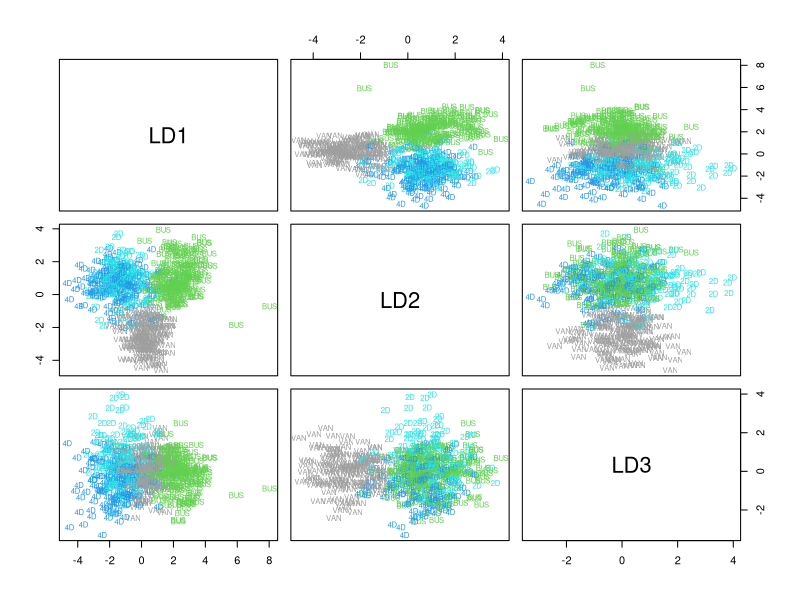

Source code (R):
## ---- chunk 1
knitr::opts_chunk$set(echo = TRUE)
## ---- chunk 2
vehdata <- read.csv("vehicle.csv")
summary(vehdata)
## ---- chunk 3
vehdata$class = factor(vehdata$class, labels=c('2D', '4D', 'BUS', 'VAN'))
summary(vehdata$class)
## ---- chunk 4
cor(vehdata[,1:18])
## ---- chunk 5

set.seed(46685326, kind = "Mersenne-Twister")
perm <- sample(x = nrow(vehdata))
set1 <- vehdata[which(perm <= 3*nrow(vehdata)/4), ]
set2 <- vehdata[which(perm > 3*nrow(vehdata)/4), ]
head(set1)
head(set2)
## ---- chunk 6
library(FNN)

### Split up the predictor variables from the class labels.
X.train.raw = set1[, -19]
X.valid.raw = set2[, -19]
Y.train = set1[, 19]
Y.valid = set2[, 19]


### KNN is based on distances. If variables are measured on different
### scales, we can change which points are neighbours by measuring
### in different units.
### a function we can use to rescale the columns of
### a data frame to have mean 0 and SD 1. We can also use it to rescale
### a data frame based on the means and SDs of another (this is useful
### for scaling the validation set to match the training set).

### Rescale x1 using the means and SDs of x2
scale.1 <- function(x1, x2) {
  for (col in 1:ncol(x1)) {
    a <- mean(x2[, col])
    b <- sd(x2[, col])
    x1[, col] <- (x1[, col] - a) / b
  }
  x1
}

### Rescale our training and validation sets
X.train <- scale.1(X.train.raw, X.train.raw)
X.valid <- scale.1(X.valid.raw, X.train.raw) # Watch the order


### Now we can fit a KNN model using the knn function in the FNN
### package. The syntax of the knn function is a bit different from
### what we're used to. The first two inputs are the training and
### validation predictor matrices. The third input is the class labels
### for the training set. We can also set k to the number of
### neighbours we want. The function then outputs predicted class
### labels for the validation set. Let's use 1 neighbour.
pred.knn <- knn(X.train, X.valid, Y.train, k = 1)
## ---- chunk 7
### Let's make a confusion matrix. We get this using the table()
### function and providing both the predicted and true class labels
### for the validation set. We can also set the axis labels using
### the dnn input.
table(pred.knn, Y.valid, dnn = c("Predicted", "Observed"))
## ---- chunk 8
### Next, let's get the misclassification rate
(misclass.knn <- mean(pred.knn != Y.valid))
(se.knn <- sapply(misclass.knn, function(r) {
     sqrt(r * (1 - r) / nrow(X.train))
 }))
## ---- chunk 9
### Rescale the columns of x1 so that the columns of x2 fall between 0 and 1
rescale <- function(x1, x2) {
  for (col in 1:ncol(x1)) {
    a <- min(x2[, col])
    b <- max(x2[, col])
    x1[, col] <- (x1[, col] - a) / (b - a)
  }
  x1
}

### Create copies of our datasets and rescale
data.train.scale <- set1
data.valid.scale <- set2
data.train.scale[, -19] <- rescale(data.train.scale[, -19], set1[, -19])
data.valid.scale[, -19] <- rescale(data.valid.scale[, -19], set1[, -19])
summary(data.train.scale[,1:3])
summary(data.train.scale[,1:3])
## ---- chunk 10
library(nnet)
library(car)
library(glmnet)
library(MASS)

fit.log.nnet <- multinom(class ~ ., data = data.train.scale)
Anova(fit.log.nnet)
## ---- chunk 11
pred.log.nnet <- predict(fit.log.nnet, data.valid.scale)
(misclass.log.nnet <- mean(pred.log.nnet != Y.valid))
(misclass.log.se <- sapply(misclass.log.nnet, function(r) {
     sqrt(r * (1 - r) / nrow(X.train))
 }))
## ---- chunk 12
table(Y.valid, pred.log.nnet, ### Confusion matrix
  dnn = c("Observed", "Predicted")
)
misclass.log.nnet
## ---- chunk 13
### The glmnet() function uses predictor matrix/response vector syntax,
### so we need to extract these from our training and validation sets.
### We also have to convert the predictors to a matrix using the
### as.matrix() function.
X.train.scale <- as.matrix(data.train.scale[, -19])
Y.train <- data.train.scale[, 19]
X.valid.scale <- as.matrix(data.valid.scale[, -19])
Y.valid <- data.valid.scale[, 19]

### While we're looking at the glmnet package, let's do LASSO. We need to
### choose lambda using CV. Fortunately, the cv.glmnet() function does this
### for us. The syntax for cv.glmnet() is the same as for glmnet().
fit.CV.lasso <- cv.glmnet(X.train.scale, Y.train, family = "multinomial")

### The CV-min values are stored in the output from
### cv.glmnet()
lambda.min <- fit.CV.lasso$lambda.min

### Let's check which predictors are included in each "best" model. We
### can get the coefficients using the coef() function, setting s to
### the appropriate lambda value.
coef(fit.CV.lasso, s = lambda.min)

### Now we can get predictions for both "best" models
pred.lasso.min <- predict(fit.CV.lasso, X.valid.scale,
  s = lambda.min,
  type = "class"
)

table(Y.valid, pred.lasso.min, dnn = c("Obs", "Pred"))
## ---- chunk 14
(miss.lasso.min <- mean(Y.valid != pred.lasso.min))
(se.miss.lasso.min <- sapply(miss.lasso.min, function(r) {
     sqrt(r * (1 - r) / nrow(X.train.scale))
 }))
## ---- chunk 15
### For discriminant analysis, it's best to scale predictors
### to have mean 0 and SD 1 (this makes the results easier to
### interpret). We can do this using using the following function.

### Rescale x1 using the means and SDs of x2
scale.1 <- function(x1, x2) {
  for (col in 1:ncol(x1)) {
    a <- mean(x2[, col])
    b <- sd(x2[, col])
    x1[, col] <- (x1[, col] - a) / b
  }
  x1
}


X.train.DA <- scale.1(set1[, -19], set1[, -19])
X.valid.DA <- scale.1(set2[, -19], set1[, -19])

class.col <- ifelse(set1$class=='2D', y = 53,
n = ifelse(set1$class=='4D', y = 68, n = ifelse(set1$class=='BUS',y=203,n=464)))

### Fit an LDA model using the lda() funtion from the MASS package. This
### function uses predictor/response syntax.
fit.lda <- lda(X.train.DA, Y.train)

### We can plot the data using the linear discriminants. It's best to
### include colors. Let's just recycle the colors from above.
### There is no simple way to change the axis labels. Sometimes we just need
### to live with the defaults.
plot(fit.lda, col = class.col)
## ---- chunk 16
### We get predictions by extracting the class object from the predict()
### function's output.
pred.lda <- predict(fit.lda, X.valid.DA)$class

table(Y.valid, pred.lda, dnn = c("Obs", "Pred"))

(miss.lda <- mean(Y.valid != pred.lda))
(se.miss.lda <- sapply(miss.lda, function(r) {
     sqrt(r * (1 - r) / nrow(X.train.DA))
 }))
